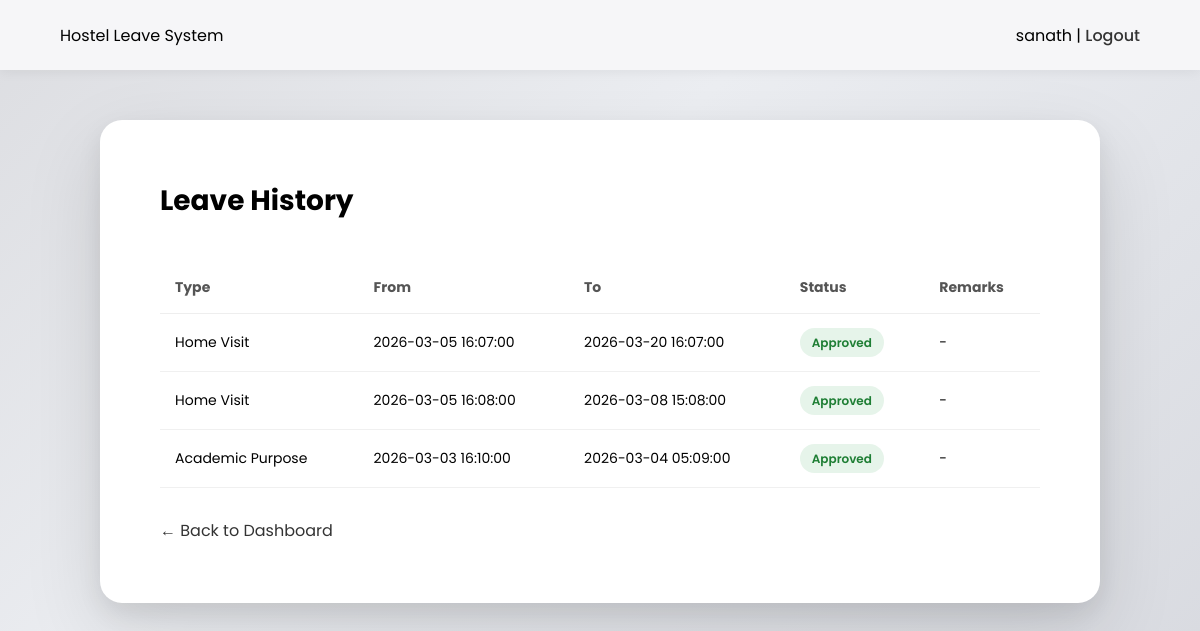
/student/leave_history.php (signed in), run on an earlier commit of the app's database.
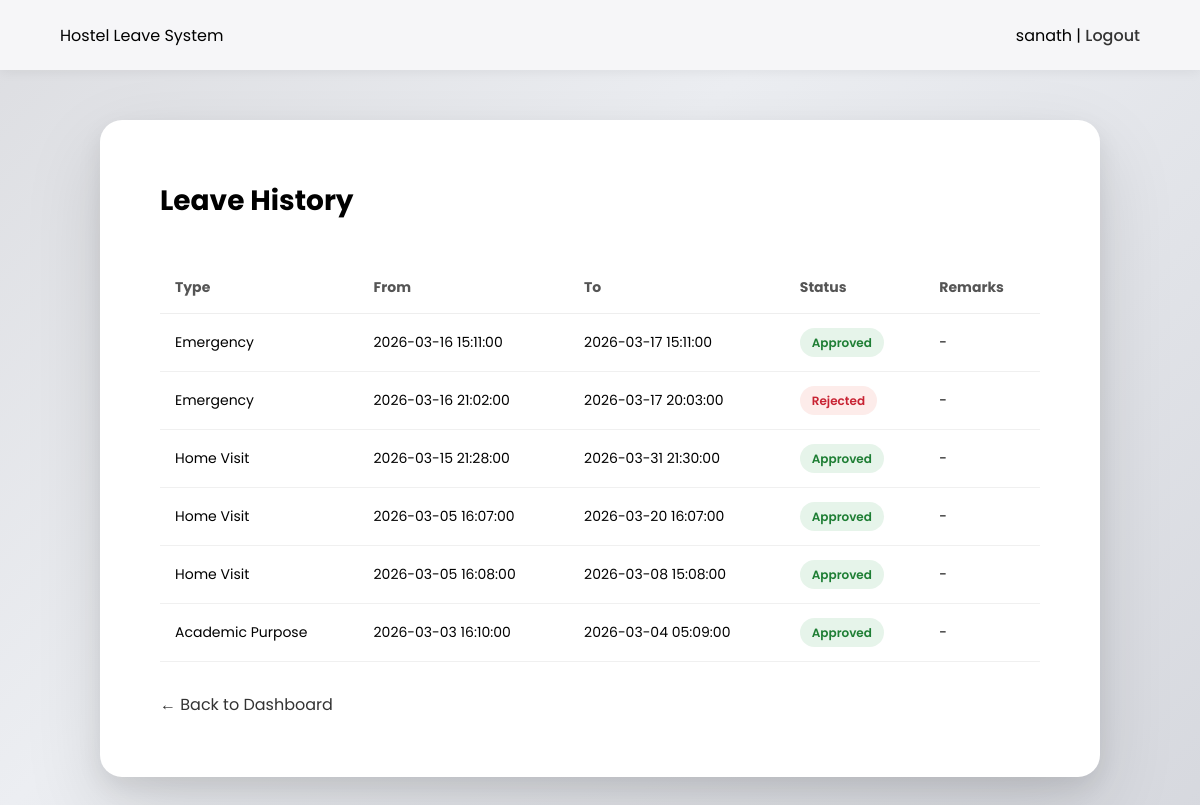
And on a later commit of the database.
### tables this page shows
CREATE TABLE `hostel_leaves` (
  `id` int(11) NOT NULL,
  `student_id` int(11) NOT NULL,
  `leave_type_id` int(11) NOT NULL,
  `from_datetime` datetime NOT NULL,
  `to_datetime` datetime NOT NULL,
  `reason` text NOT NULL,
  `status` enum('Pending','Approved','Rejected') DEFAULT 'Pending',
  `applied_at` timestamp NOT NULL DEFAULT current_timestamp(),
  `returned_at` datetime DEFAULT NULL
);

CREATE TABLE `leave_types` (
  `id` int(11) NOT NULL,
  `type_name` varchar(50) NOT NULL
);

### student/leave_history.php (the view, shortened to what this page needs)
<?php
include("../config/db.php");
$student_id = $_SESSION["user_id"];
$stmt = $conn->prepare("
    SELECT hostel_leaves.*, leave_types.type_name
    FROM hostel_leaves
    JOIN leave_types
    ON hostel_leaves.leave_type_id = leave_types.id
    WHERE hostel_leaves.student_id = ?
    ORDER BY hostel_leaves.applied_at DESC
");
$stmt->bind_param("i", $student_id);
$stmt->execute();
$result = $stmt->get_result();
?>
<!DOCTYPE html>
<html>
<head>
</head>
<body>
<div class="topbar">
    <div>Hostel Leave System</div>
    <div>
        <?php echo $_SESSION["username"]; ?> |
        <a href="../auth/logout.php">Logout</a>
    </div>
</div>
<div class="dashboard">
<h2>Leave History</h2>
<?php if ($result->num_rows == 0): ?>
    No leave history found.
<?php else: ?>
<table class="table">
    <thead>
        <tr>
            <th>Type</th>
            <th>From</th>
            <th>To</th>
            <th>Status</th>
            <th>Remarks</th>
        </tr>
    </thead>
    <tbody>
    <?php while ($row = $result->fetch_assoc()):
        $status = strtolower($row["status"]);
    ?>
        <tr>
            <td><?php echo htmlspecialchars($row["type_name"]); ?></td>
            <td><?php echo htmlspecialchars($row["from_datetime"]); ?></td>
            <td><?php echo htmlspecialchars($row["to_datetime"]); ?></td>
            <td>
                <span class="badge <?php echo $status; ?>">
                    <?php echo htmlspecialchars($row["status"]); ?>
                </span>
            </td>
            <td>
                <?php echo !empty($row["remarks"])
                        ? htmlspecialchars($row["remarks"])
                        : "-"; ?>
            </td>
        </tr>
    <?php endwhile; ?>
    </tbody>
</table>
<?php endif; ?>
<a href="dashboard.php" class="back-link">← Back to Dashboard</a>
</div>
</body>
</html>

What changed in the data, as far as the page shows it:
added hostel_leaves: leave_type.type_name "Emergency", from_datetime "2026-03-16 15:11:00", to_datetime "2026-03-17 15:11:00", status "Approved"
added hostel_leaves: leave_type.type_name "Emergency", from_datetime "2026-03-16 21:02:00", to_datetime "2026-03-17 20:03:00", status "Rejected"
added hostel_leaves: leave_type.type_name "Home Visit", from_datetime "2026-03-15 21:28:00", to_datetime "2026-03-31 21:30:00", status "Approved"
